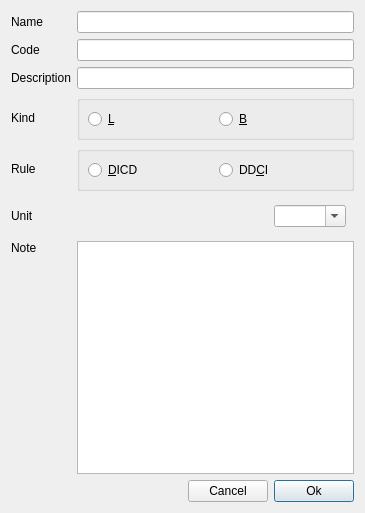
<?xml version="1.0" encoding="UTF-8"?>
<ui version="4.0">
 <class>InsertNodeFinance</class>
 <widget class="QDialog" name="InsertNodeFinance">
  <property name="geometry">
   <rect>
    <x>0</x>
    <y>0</y>
    <width>365</width>
    <height>513</height>
   </rect>
  </property>
  <layout class="QGridLayout" name="gridLayout">
   <item row="0" column="0">
    <widget class="QLabel" name="labName">
     <property name="sizePolicy">
      <sizepolicy hsizetype="Fixed" vsizetype="Preferred">
       <horstretch>0</horstretch>
       <verstretch>0</verstretch>
      </sizepolicy>
     </property>
     <property name="text">
      <string>Name</string>
     </property>
     <property name="buddy">
      <cstring>lineName</cstring>
     </property>
    </widget>
   </item>
   <item row="0" column="1" colspan="3">
    <widget class="LineEdit" name="lineName">
     <property name="sizePolicy">
      <sizepolicy hsizetype="Expanding" vsizetype="Fixed">
       <horstretch>0</horstretch>
       <verstretch>0</verstretch>
      </sizepolicy>
     </property>
    </widget>
   </item>
   <item row="1" column="0">
    <widget class="QLabel" name="labCode">
     <property name="text">
      <string>Code</string>
     </property>
     <property name="buddy">
      <cstring>lineCode</cstring>
     </property>
    </widget>
   </item>
   <item row="1" column="1" colspan="3">
    <widget class="LineEdit" name="lineCode">
     <property name="sizePolicy">
      <sizepolicy hsizetype="Preferred" vsizetype="Fixed">
       <horstretch>0</horstretch>
       <verstretch>0</verstretch>
      </sizepolicy>
     </property>
    </widget>
   </item>
   <item row="2" column="0">
    <widget class="QLabel" name="labDescription">
     <property name="text">
      <string>Description</string>
     </property>
     <property name="buddy">
      <cstring>lineDescription</cstring>
     </property>
    </widget>
   </item>
   <item row="2" column="1" colspan="3">
    <widget class="LineEdit" name="lineDescription">
     <property name="sizePolicy">
      <sizepolicy hsizetype="Preferred" vsizetype="Fixed">
       <horstretch>0</horstretch>
       <verstretch>0</verstretch>
      </sizepolicy>
     </property>
    </widget>
   </item>
   <item row="3" column="0">
    <widget class="QLabel" name="labKind">
     <property name="sizePolicy">
      <sizepolicy hsizetype="Preferred" vsizetype="Preferred">
       <horstretch>0</horstretch>
       <verstretch>0</verstretch>
      </sizepolicy>
     </property>
     <property name="text">
      <string>Kind</string>
     </property>
     <property name="buddy">
      <cstring>rBtnDICD</cstring>
     </property>
    </widget>
   </item>
   <item row="3" column="1" colspan="3">
    <widget class="QGroupBox" name="groupBox_2">
     <property name="title">
      <string/>
     </property>
     <layout class="QGridLayout" name="gridLayout_2">
      <property name="leftMargin">
       <number>8</number>
      </property>
      <property name="topMargin">
       <number>8</number>
      </property>
      <property name="rightMargin">
       <number>8</number>
      </property>
      <property name="bottomMargin">
       <number>8</number>
      </property>
      <property name="spacing">
       <number>-1</number>
      </property>
      <item row="1" column="0">
       <widget class="QRadioButton" name="rBtnLeaf">
        <property name="toolTip">
         <string>Leaf Node</string>
        </property>
        <property name="text">
         <string notr="true">&amp;L</string>
        </property>
       </widget>
      </item>
      <item row="1" column="1">
       <widget class="QRadioButton" name="rBtnBranch">
        <property name="toolTip">
         <string>Branch Node</string>
        </property>
        <property name="text">
         <string notr="true">&amp;B</string>
        </property>
       </widget>
      </item>
     </layout>
    </widget>
   </item>
   <item row="4" column="0">
    <widget class="QLabel" name="labRule">
     <property name="sizePolicy">
      <sizepolicy hsizetype="Preferred" vsizetype="Preferred">
       <horstretch>0</horstretch>
       <verstretch>0</verstretch>
      </sizepolicy>
     </property>
     <property name="text">
      <string>Rule</string>
     </property>
     <property name="buddy">
      <cstring>rBtnDICD</cstring>
     </property>
    </widget>
   </item>
   <item row="4" column="1" colspan="3">
    <widget class="QGroupBox" name="groupBox">
     <property name="title">
      <string/>
     </property>
     <layout class="QHBoxLayout" name="horizontalLayout">
      <property name="leftMargin">
       <number>8</number>
      </property>
      <property name="topMargin">
       <number>8</number>
      </property>
      <property name="rightMargin">
       <number>8</number>
      </property>
      <property name="bottomMargin">
       <number>8</number>
      </property>
      <item>
       <widget class="QRadioButton" name="rBtnDICD">
        <property name="toolTip">
         <string>Debit Increase, Credit Decrease</string>
        </property>
        <property name="text">
         <string notr="true">&amp;DICD</string>
        </property>
       </widget>
      </item>
      <item>
       <widget class="QRadioButton" name="rBtnDDCI">
        <property name="toolTip">
         <string>Debit Decrease, Credit Increase</string>
        </property>
        <property name="text">
         <string notr="true">DD&amp;CI</string>
        </property>
       </widget>
      </item>
     </layout>
    </widget>
   </item>
   <item row="5" column="0">
    <widget class="QLabel" name="labUnit">
     <property name="text">
      <string>Unit</string>
     </property>
    </widget>
   </item>
   <item row="5" column="1" colspan="3">
    <layout class="QHBoxLayout" name="horizontalLayout_2">
     <property name="leftMargin">
      <number>8</number>
     </property>
     <property name="topMargin">
      <number>8</number>
     </property>
     <property name="rightMargin">
      <number>8</number>
     </property>
     <property name="bottomMargin">
      <number>8</number>
     </property>
     <item>
      <spacer name="horizontalSpacer_4">
       <property name="orientation">
        <enum>Qt::Orientation::Horizontal</enum>
       </property>
       <property name="sizeHint" stdset="0">
        <size>
         <width>40</width>
         <height>20</height>
        </size>
       </property>
      </spacer>
     </item>
     <item>
      <widget class="ComboBox" name="comboUnit">
       <property name="editable">
        <bool>true</bool>
       </property>
       <property name="insertPolicy">
        <enum>QComboBox::InsertPolicy::NoInsert</enum>
       </property>
       <property name="sizeAdjustPolicy">
        <enum>QComboBox::SizeAdjustPolicy::AdjustToContents</enum>
       </property>
      </widget>
     </item>
    </layout>
   </item>
   <item row="6" column="0">
    <widget class="QLabel" name="labNote">
     <property name="sizePolicy">
      <sizepolicy hsizetype="Preferred" vsizetype="Expanding">
       <horstretch>0</horstretch>
       <verstretch>0</verstretch>
      </sizepolicy>
     </property>
     <property name="text">
      <string>Note</string>
     </property>
     <property name="alignment">
      <set>Qt::AlignmentFlag::AlignLeading|Qt::AlignmentFlag::AlignLeft|Qt::AlignmentFlag::AlignTop</set>
     </property>
     <property name="buddy">
      <cstring>plainNote</cstring>
     </property>
    </widget>
   </item>
   <item row="6" column="1" colspan="3">
    <widget class="PlainTextEdit" name="plainNote">
     <property name="tabChangesFocus">
      <bool>true</bool>
     </property>
    </widget>
   </item>
   <item row="7" column="0" colspan="2">
    <spacer name="horizontalSpacer">
     <property name="orientation">
      <enum>Qt::Orientation::Horizontal</enum>
     </property>
     <property name="sizeHint" stdset="0">
      <size>
       <width>111</width>
       <height>20</height>
      </size>
     </property>
    </spacer>
   </item>
   <item row="7" column="2">
    <widget class="QPushButton" name="pBtnCancel">
     <property name="sizePolicy">
      <sizepolicy hsizetype="Fixed" vsizetype="Fixed">
       <horstretch>0</horstretch>
       <verstretch>0</verstretch>
      </sizepolicy>
     </property>
     <property name="text">
      <string>Cancel</string>
     </property>
    </widget>
   </item>
   <item row="7" column="3">
    <widget class="QPushButton" name="pBtnOk">
     <property name="sizePolicy">
      <sizepolicy hsizetype="Fixed" vsizetype="Fixed">
       <horstretch>0</horstretch>
       <verstretch>0</verstretch>
      </sizepolicy>
     </property>
     <property name="text">
      <string>Ok</string>
     </property>
     <property name="default">
      <bool>true</bool>
     </property>
    </widget>
   </item>
  </layout>
 </widget>
 <customwidgets>
  <customwidget>
   <class>LineEdit</class>
   <extends>QLineEdit</extends>
   <header location="global">widget/lineedit.h</header>
  </customwidget>
  <customwidget>
   <class>ComboBox</class>
   <extends>QComboBox</extends>
   <header location="global">widget/combobox.h</header>
  </customwidget>
  <customwidget>
   <class>PlainTextEdit</class>
   <extends>QPlainTextEdit</extends>
   <header location="global">widget/plaintextedit.h</header>
  </customwidget>
 </customwidgets>
 <tabstops>
  <tabstop>lineName</tabstop>
  <tabstop>lineCode</tabstop>
  <tabstop>plainNote</tabstop>
  <tabstop>pBtnOk</tabstop>
  <tabstop>pBtnCancel</tabstop>
  <tabstop>rBtnDICD</tabstop>
 </tabstops>
 <resources/>
 <connections>
  <connection>
   <sender>pBtnCancel</sender>
   <signal>clicked()</signal>
   <receiver>InsertNodeFinance</receiver>
   <slot>reject()</slot>
   <hints>
    <hint type="sourcelabel">
     <x>358</x>
     <y>495</y>
    </hint>
    <hint type="destinationlabel">
     <x>260</x>
     <y>492</y>
    </hint>
   </hints>
  </connection>
  <connection>
   <sender>pBtnOk</sender>
   <signal>clicked()</signal>
   <receiver>InsertNodeFinance</receiver>
   <slot>accept()</slot>
   <hints>
    <hint type="sourcelabel">
     <x>425</x>
     <y>506</y>
    </hint>
    <hint type="destinationlabel">
     <x>101</x>
     <y>492</y>
    </hint>
   </hints>
  </connection>
 </connections>
</ui>
